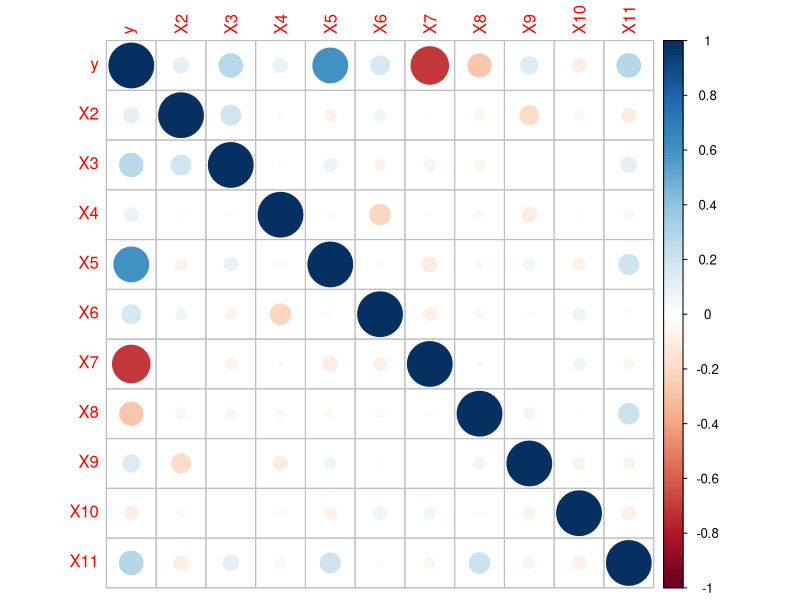
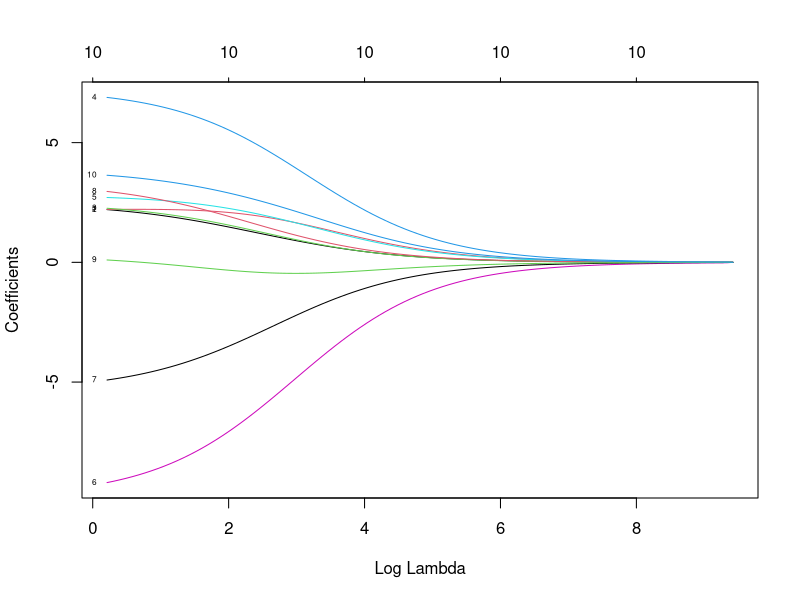
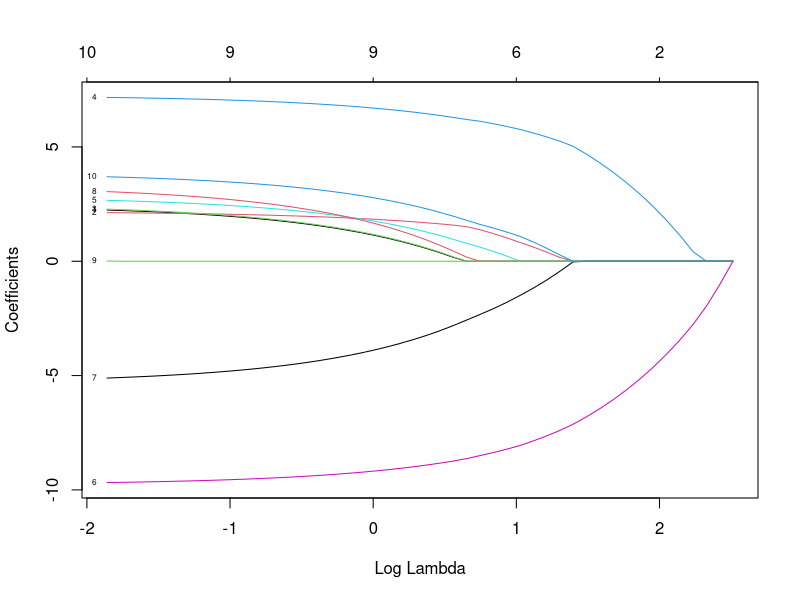

R code for these plots, in order: (Note: this script raises an error after producing the figures.)
################################################################################
## Project: Advanced Regression and Prediction
##
## Script for Option 1: Compare the performance of different regularization 
## procedures through a simulation study, constructing an error measure.
##
## Authors:
##  - Díaz-Plaza Cabrera, Miguel
##  - Levenfeld Sabau, Gabriela
################################################################################


# Load required libraries ------------------------------------------------------
library(glmnet)
library(caret)

# Set up all parameters used ---------------------------------------------------
set.seed(1234) # for reproducibility
n <- 100 # number of observations
p <- 10 # number of predictors


# Synthetic data generation ----------------------------------------------------
# 1. Generate random values for the betas (as uniform integers in [-10,10])
beta_coef <- runif(p+1, min=-10, max=10) # Include beta_0 for the intercept

print('Values of the beta coefficients:')
for (i in 1:(p+1)){
  print(beta_coef[i])
}

## Scenario 1 ------------------------------------------------------------------
# 2. Generating Feature Matrix

# Each element is drawn independently:
# No correlation between variables, X
# Follows a Normal distribution (0, 1)
mu_X <- 0; sigma_X <- 1
X_0 <- matrix(rep(1, n), ncol=1)
X_1 <- matrix(rnorm(n*p, mean=mu_X, sd=sigma_X), ncol=p)
X <- cbind(X_0, X_1)

# To introduce correlation between predictors
#X <- mvrnorm(n, mu = rep(0, p), Sigma = Sigma)

# 3. Creating Linear Relationship
y_lin <- X %*% beta_coef

# 4. Introducing Random Error (Noise)
rand_error <- stats::rnorm(n, mean=0, sd=0.1)
y <- y_lin + rand_error

# 5. Final Outputs
data1 <- data.frame(y=y, X)


## Preparing the dataset --------------------------------------------------------

data_without_intercept <- subset(data1, select=-c(X1))
mcor <- cor(data_without_intercept)
mcor
abs(data_without_intercept)>0.8
#corrplot::corrplot(mcor, method = "number")
corrplot::corrplot(mcor, method = "circle")

index <- floor(0.8*nrow(data1))
sample_train <- sample(1:nrow(data1), index)
sample_test <- (1:nrow(data1))[-sample_train]

train <- data1[sample_train,]
test <- data1[sample_test,]

# Get rid off the intercept, no need anymore

train <- subset(train, select=-c(X1))
test <- subset(test, select=-c(X1))

y_train <- train$y
y_test <- test$y

x_train <- subset(train, select = -c(y))
x_train <- as.matrix(x_train)
x_test <- subset(test, select = -c(y))
x_test <- as.matrix(x_test)

## OLS ---------------------
ols <- lm(y ~ ., data = train)

## Ridge regression ------------------
ridge_mod1 <- glmnet(x_train, y_train, alpha =0)#[,-1]#We exclude the intercept.
#ridge1 <- cv.glmnet(x=x, y=y, alpha = 0, lambda = lambdaGrid, nfolds = 10)

plot(ridge_mod1,  label = TRUE , xvar = "lambda")

# 10-fold cross-validation. Change the seed for a different result
kcvRidge <- cv.glmnet(x=x_train, y=y_train, alpha=0, nfolds=10)

## Lasso regression ------------------
lassoMod <- glmnet(x=x_train, y=y_train, alpha = 1)
plot(lassoMod, xvar = "lambda", label = TRUE)
modLassoCV <- kcvLasso$glmnet.fit
kcvLasso <- cv.glmnet(x=x_train, y=y_train, alpha= 1, nfolds=10)

## Elastic Net regression ------------------
system.time(elasticnet <- caret::train(x_train, y_train, method = "glmnet",
                                  preProc = c("zv", "center", "scale"),
                                  trControl = trainControl(method = "cv", number = 10),
                                  tuneLength = 10))
elasticnet


#Selects the LASSO
ggplot(elasticnet, highlight = TRUE)

## Predictions -----------------------------
predict(ridge_mod1, type = "coefficients")

newx=model.matrix(y~.,data=test)[,-1]

predRidge <- predict(ridge_mod1, newx = newx)#s=lambda.1SE
predLasso <- predict(kcvLasso, newx = newx)
predEnet <-predict(elasticnet,newx=newx)
predols <- predict(modOLSBIC, newdata =test)
#predBIC<- predict(ols, newdata = test)


accuracy <- function(pred, obs, na.rm = FALSE, 
                     tol = sqrt(.Machine$double.eps)) {
  err <- obs - pred     # Errores
  if(na.rm) {
    is.a <- !is.na(err)
    err <- err[is.a]
    obs <- obs[is.a]
  }  
  return(c(
    mep = mean(err),           # Mean error of prediction
    msep = mean(err^2), # Mean squared error of prediction
    maep = mean(abs(err))    # Mean absolute error of prediction
  ))
}


obs<-test$y
round(accuracy(predRidge, obs),2)
round(accuracy(predLasso, obs),2)
round(accuracy(predEnet, obs),2)
#round(accuracy(predBIC, obs),2)
